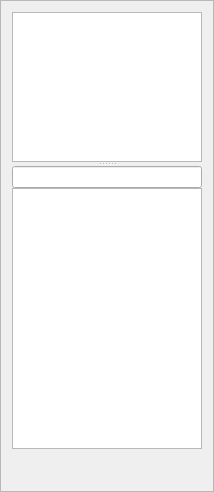
<?xml version="1.0" encoding="UTF-8"?>
<ui version="4.0">
 <class>AudioClipListBase</class>
 <widget class="QFrame" name="AudioClipListBase">
  <property name="geometry">
   <rect>
    <x>0</x>
    <y>0</y>
    <width>214</width>
    <height>492</height>
   </rect>
  </property>
  <property name="windowTitle">
   <string>Audio Clip List</string>
  </property>
  <property name="frameShape">
   <enum>QFrame::StyledPanel</enum>
  </property>
  <property name="frameShadow">
   <enum>QFrame::Raised</enum>
  </property>
  <layout class="QVBoxLayout" name="verticalLayout_2">
   <item>
    <widget class="QSplitter" name="splitter">
     <property name="orientation">
      <enum>Qt::Vertical</enum>
     </property>
     <widget class="QListView" name="m_bookmarkList">
      <property name="sizePolicy">
       <sizepolicy hsizetype="Expanding" vsizetype="Minimum">
        <horstretch>0</horstretch>
        <verstretch>0</verstretch>
       </sizepolicy>
      </property>
      <property name="minimumSize">
       <size>
        <width>0</width>
        <height>50</height>
       </size>
      </property>
      <property name="maximumSize">
       <size>
        <width>16777215</width>
        <height>150</height>
       </size>
      </property>
      <property name="acceptDrops">
       <bool>true</bool>
      </property>
      <property name="horizontalScrollBarPolicy">
       <enum>Qt::ScrollBarAlwaysOff</enum>
      </property>
      <property name="editTriggers">
       <set>QAbstractItemView::NoEditTriggers</set>
      </property>
      <property name="dragDropMode">
       <enum>QAbstractItemView::DragDrop</enum>
      </property>
      <property name="defaultDropAction">
       <enum>Qt::CopyAction</enum>
      </property>
      <property name="alternatingRowColors">
       <bool>true</bool>
      </property>
      <property name="selectionBehavior">
       <enum>QAbstractItemView::SelectRows</enum>
      </property>
      <property name="iconSize">
       <size>
        <width>22</width>
        <height>22</height>
       </size>
      </property>
     </widget>
     <widget class="QWidget" name="verticalLayoutWidget">
      <layout class="QVBoxLayout" name="verticalLayout" stretch="0,1">
       <property name="spacing">
        <number>0</number>
       </property>
       <item>
        <widget class="QLineEdit" name="txtPath">
         <property name="toolTip">
          <string>Current Path</string>
         </property>
         <property name="readOnly">
          <bool>true</bool>
         </property>
        </widget>
       </item>
       <item>
        <widget class="QListView" name="m_fileList">
         <property name="maximumSize">
          <size>
           <width>16777215</width>
           <height>16777215</height>
          </size>
         </property>
         <property name="horizontalScrollBarPolicy">
          <enum>Qt::ScrollBarAlwaysOff</enum>
         </property>
         <property name="editTriggers">
          <set>QAbstractItemView::NoEditTriggers</set>
         </property>
         <property name="dragDropMode">
          <enum>QAbstractItemView::DragOnly</enum>
         </property>
         <property name="defaultDropAction">
          <enum>Qt::CopyAction</enum>
         </property>
         <property name="alternatingRowColors">
          <bool>true</bool>
         </property>
         <property name="selectionBehavior">
          <enum>QAbstractItemView::SelectRows</enum>
         </property>
         <property name="iconSize">
          <size>
           <width>22</width>
           <height>22</height>
          </size>
         </property>
         <property name="verticalScrollMode">
          <enum>QAbstractItemView::ScrollPerPixel</enum>
         </property>
        </widget>
       </item>
      </layout>
     </widget>
    </widget>
   </item>
   <item>
    <layout class="QHBoxLayout" name="horizontalLayout_2">
     <property name="spacing">
      <number>0</number>
     </property>
     <item>
      <spacer name="horizontalSpacer_2">
       <property name="orientation">
        <enum>Qt::Horizontal</enum>
       </property>
       <property name="sizeHint" stdset="0">
        <size>
         <width>40</width>
         <height>20</height>
        </size>
       </property>
      </spacer>
     </item>
     <item>
      <widget class="QToolButton" name="btnHome">
       <property name="minimumSize">
        <size>
         <width>25</width>
         <height>25</height>
        </size>
       </property>
       <property name="maximumSize">
        <size>
         <width>25</width>
         <height>25</height>
        </size>
       </property>
       <property name="toolTip">
        <string>Return to start</string>
       </property>
       <property name="text">
        <string/>
       </property>
       <property name="iconSize">
        <size>
         <width>25</width>
         <height>25</height>
        </size>
       </property>
       <property name="autoRaise">
        <bool>true</bool>
       </property>
      </widget>
     </item>
     <item>
      <widget class="QToolButton" name="btnRewind">
       <property name="minimumSize">
        <size>
         <width>25</width>
         <height>25</height>
        </size>
       </property>
       <property name="maximumSize">
        <size>
         <width>25</width>
         <height>25</height>
        </size>
       </property>
       <property name="toolTip">
        <string>Rewind</string>
       </property>
       <property name="text">
        <string/>
       </property>
       <property name="iconSize">
        <size>
         <width>25</width>
         <height>25</height>
        </size>
       </property>
       <property name="autoRaise">
        <bool>true</bool>
       </property>
      </widget>
     </item>
     <item>
      <widget class="QToolButton" name="btnForward">
       <property name="minimumSize">
        <size>
         <width>25</width>
         <height>25</height>
        </size>
       </property>
       <property name="maximumSize">
        <size>
         <width>25</width>
         <height>25</height>
        </size>
       </property>
       <property name="toolTip">
        <string>Fast Forward</string>
       </property>
       <property name="text">
        <string/>
       </property>
       <property name="iconSize">
        <size>
         <width>25</width>
         <height>25</height>
        </size>
       </property>
       <property name="autoRaise">
        <bool>true</bool>
       </property>
      </widget>
     </item>
     <item>
      <widget class="QToolButton" name="btnStop">
       <property name="minimumSize">
        <size>
         <width>25</width>
         <height>25</height>
        </size>
       </property>
       <property name="maximumSize">
        <size>
         <width>25</width>
         <height>25</height>
        </size>
       </property>
       <property name="toolTip">
        <string>Stop playback</string>
       </property>
       <property name="text">
        <string/>
       </property>
       <property name="iconSize">
        <size>
         <width>25</width>
         <height>25</height>
        </size>
       </property>
       <property name="autoRaise">
        <bool>true</bool>
       </property>
      </widget>
     </item>
     <item>
      <widget class="QToolButton" name="btnPlay">
       <property name="minimumSize">
        <size>
         <width>25</width>
         <height>25</height>
        </size>
       </property>
       <property name="maximumSize">
        <size>
         <width>25</width>
         <height>25</height>
        </size>
       </property>
       <property name="toolTip">
        <string>Play selected</string>
       </property>
       <property name="text">
        <string/>
       </property>
       <property name="iconSize">
        <size>
         <width>25</width>
         <height>25</height>
        </size>
       </property>
       <property name="autoRaise">
        <bool>true</bool>
       </property>
      </widget>
     </item>
     <item>
      <spacer name="horizontalSpacer_3">
       <property name="orientation">
        <enum>Qt::Horizontal</enum>
       </property>
       <property name="sizeHint" stdset="0">
        <size>
         <width>40</width>
         <height>20</height>
        </size>
       </property>
      </spacer>
     </item>
    </layout>
   </item>
  </layout>
 </widget>
 <resources/>
 <connections/>
</ui>
